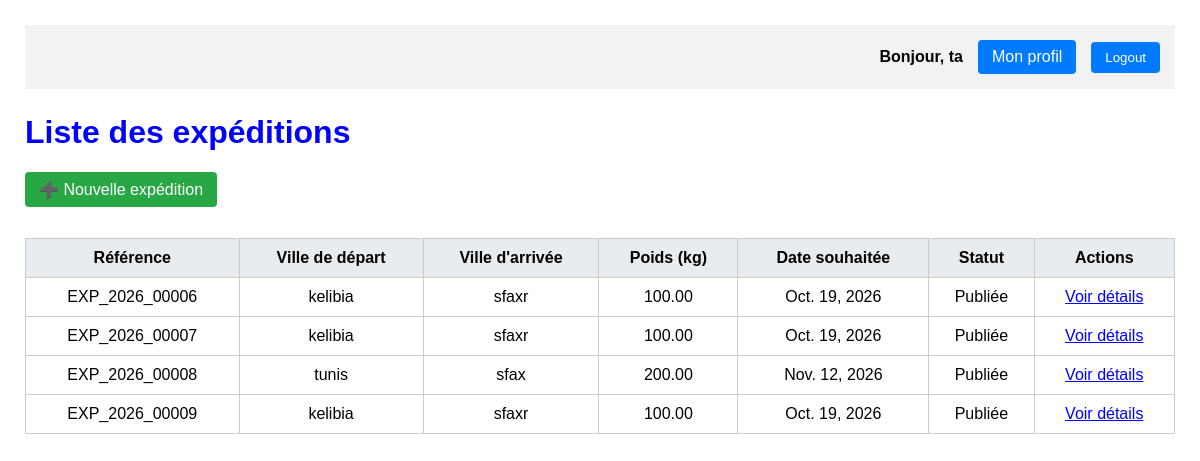
The page /expeditions/list/ (signed in) on the database its author committed.
### Entreprise_App/models.py (models this page shows, shortened)
class utilisateur(AbstractUser):
    user_id =models.CharField(max_length=12,primary_key=True)
    email = models.EmailField(unique=True, validators=[validate_email])
    role = models.CharField(max_length=20,choices=[('admin','Admin'),('chargeur','chargeur'),('transporteur','Transporteur')],default='chargeur')
    telephone = models.CharField(max_length=15,null=True,blank=True)
    created_at = models.DateTimeField(auto_now_add=True)
    updated_at = models.DateTimeField(auto_now=True)

### Exception_App/models.py (models this page shows, shortened)
class Exception(models.Model):
    reference = models.CharField(max_length=20, unique=True, blank=True)
    ville_depart = models.CharField(max_length=100)
    ville_arrivee = models.CharField(max_length=100)
    poids_kg = models.DecimalField(
        max_digits=10,
        decimal_places=2,
        validators=[MinValueValidator(0.01)]
    )
    date_souhaitee = models.DateField()
    description = models.TextField()
    statut = models.CharField(
        max_length=20,
        choices=[
            ('publiee', 'Publiée'),
            ('attribuee', 'Attribuée'),
            ('en_cours', 'En cours'),
            ('livree', 'Livrée'),
            ('annulee', 'Annulée')
        ],
        default='publiee'
    )
    created_at = models.DateTimeField(auto_now_add=True)
    updated_at = models.DateTimeField(auto_now=True)
    entreprise = models.ForeignKey('Entreprise_App.Entreprise', on_delete=models.CASCADE, related_name='exceptions', null=True)

### Exception_App/views.py (the view)
# urls.py: path('list/',listExpeditions,name="list"),
def listExpeditions(request):
    list =Exception.objects.all()
    return render(request,'expedition/list.html',{"liste":list})

### templates/expedition/list.html (shortened to what this page needs)
<!DOCTYPE html>
<html lang="fr">
<head>
</head>
<body>
    <nav class="custom-navbar">
        <div class="nav-links">
            {% if user.is_authenticated %}
                <span class="nav-user">
                    Bonjour, {{ user.username }}
                </span>
                <a href="{% url 'entreprise:profil' %}" class="nav-btn">
                    Mon profil
                </a>
                <form method="post"
                      action="{% url 'Logout' %}"
                      style="margin:0; display:inline;">
                    <button type="submit" class="nav-btn">
                        Logout
                    </button>
                </form>
            {% endif %}
        </div>
    </nav>
    <h1 style="color: blue;">
        Liste des expéditions
    </h1>
    {% if user.is_authenticated and user.role == 'chargeur' %}
        <p>
            <a href="{% url 'expedition:expedition_create_class' %}"
               class="create-btn">
                ➕ Nouvelle expédition
            </a>
        </p>
    {% endif %}
    <table>
        <thead>
            <tr>
                <th>Référence</th>
                <th>Ville de départ</th>
                <th>Ville d'arrivée</th>
                <th>Poids (kg)</th>
                <th>Date souhaitée</th>
                <th>Statut</th>
                <th>Actions</th>
            </tr>
        </thead>
        <tbody>
            {% for expedition in liste %}
                <tr>
                    <td>
                        {{ expedition.reference }}
                    </td>
                    <td>
                        {{ expedition.ville_depart }}
                    </td>
                    <td>
                        {{ expedition.ville_arrivee }}
                    </td>
                    <td>
                        {{ expedition.poids_kg }}
                    </td>
                    <td>
                        {{ expedition.date_souhaitee }}
                    </td>
                    <td>
                        {{ expedition.get_statut_display }}
                    </td>
                    <td>
                        <a href="{% url 'expedition:expedition_details_class' expedition.pk %}"
                           class="details">
                            Voir détails
                        </a>
                    </td>
                </tr>
            {% empty %}
                <tr>
                    <td colspan="7" class="empty-message">
                        Aucune expédition disponible.
                    </td>
                </tr>
            {% endfor %}
        </tbody>
    </table>
</body>
</html>

### templates/expedition/list.html (style rules this page uses)
body { font-family: Arial, sans-serif; margin: 25px; }
.custom-navbar { display: flex; justify-content: flex-end; padding: 15px; background: #f2f2f2; margin-bottom: 25px; }
.nav-links { display: flex; align-items: center; gap: 15px; }
.nav-user { font-weight: bold; }
.nav-btn { padding: 8px 14px; border: none; border-radius: 4px; background: #007bff; color: white; text-decoration: none; cursor: pointer; }
.create-btn { display: inline-block; padding: 8px 14px; background: #28a745; color: white; text-decoration: none; border-radius: 4px; margin-bottom: 15px; }
table { width: 100%; border-collapse: collapse; }
th, td { padding: 10px; border: 1px solid #ccc; text-align: center; }
th { background: #e9ecef; }
.details { color: blue; }

### rows shown on the page
utilisateur: username "ta"
Exception: reference "EXP_2026_00006", ville_depart "kelibia", ville_arrivee "sfaxr", poids_kg "100.00", date_souhaitee "Oct. 19, 2026", statut "Publiée"
Exception: reference "EXP_2026_00007", ville_depart "kelibia", ville_arrivee "sfaxr", poids_kg "100.00", date_souhaitee "Oct. 19, 2026", statut "Publiée"
Exception: reference "EXP_2026_00008", ville_depart "tunis", ville_arrivee "sfax", poids_kg "200.00", date_souhaitee "Nov. 12, 2026", statut "Publiée"
Exception: reference "EXP_2026_00009", ville_depart "kelibia", ville_arrivee "sfaxr", poids_kg "100.00", date_souhaitee "Oct. 19, 2026", statut "Publiée"
